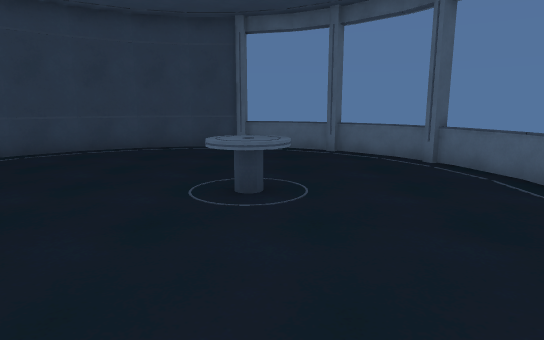
view 1 (above)

14 first-person views from a walk through a scene from a Unity 3-D project. The camera is 1.4 m above the floor, tilts 10° down and sees 75° across. The floor is counted in squares, 1 m on a side. Each view is taken from the middle of a square. On the plan, view 1 faces up. The plan holds only what a view shows up to about 15 squares ahead; the rest is blank. The place goes on beyond the plan. The player character is not drawn. Surface patterns are stand-ins for the level's own textures.

view 2
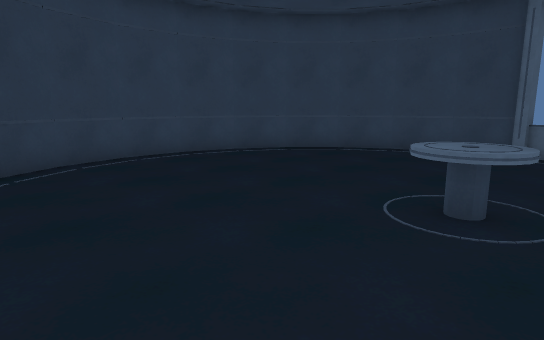

view 3
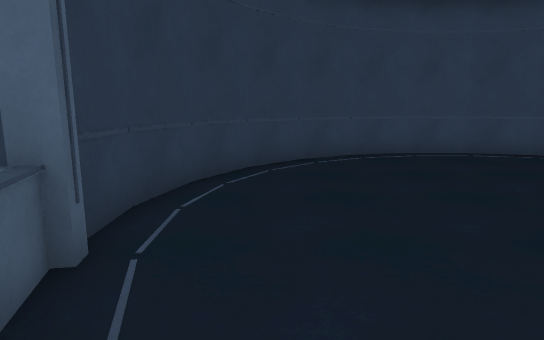

view 4
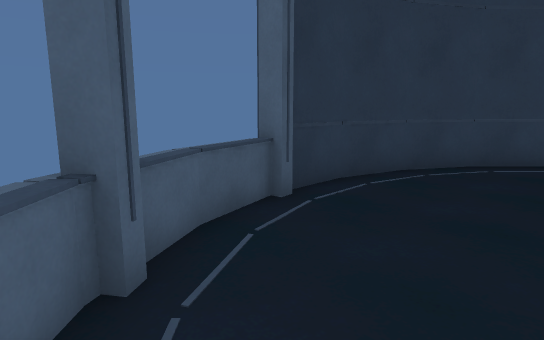

view 5
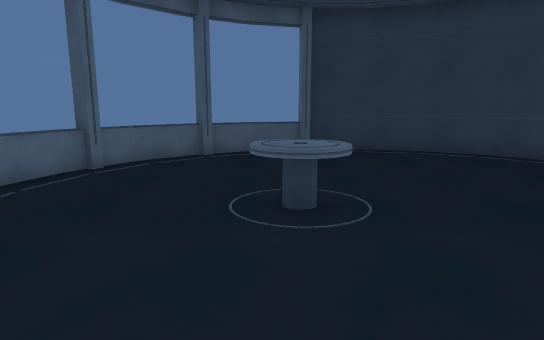

view 6
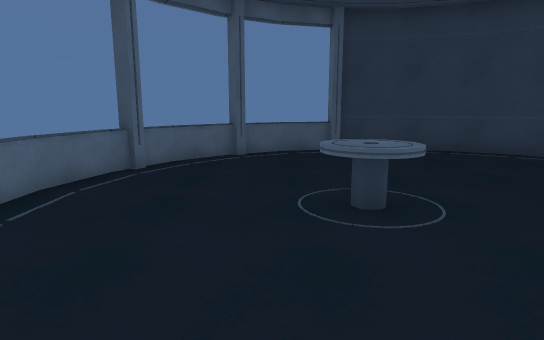

view 7
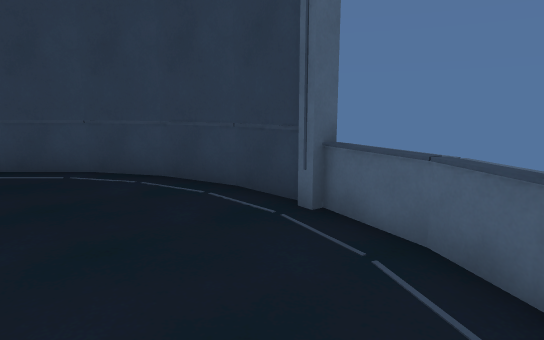

view 8
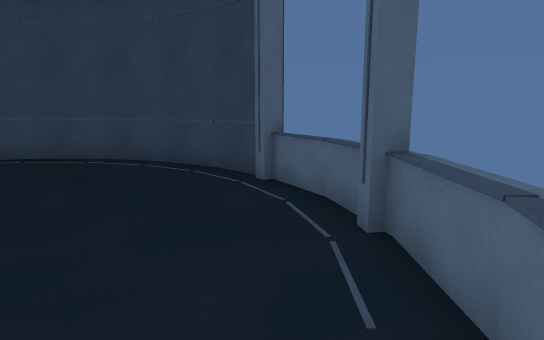

view 9
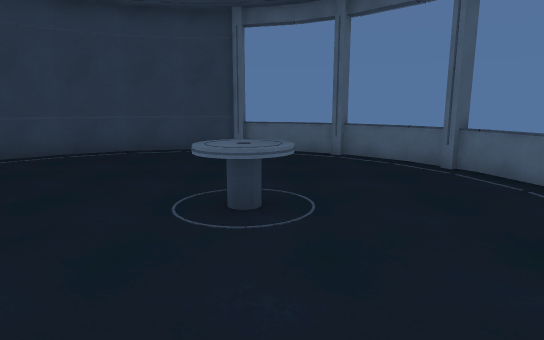

view 10
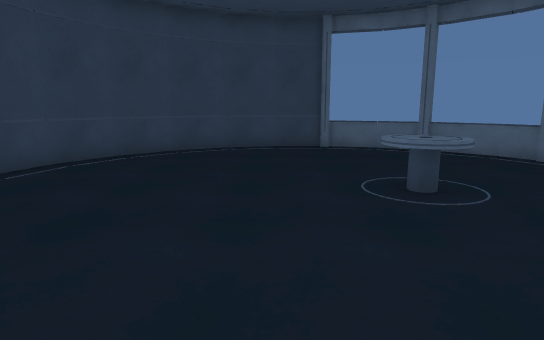

view 11
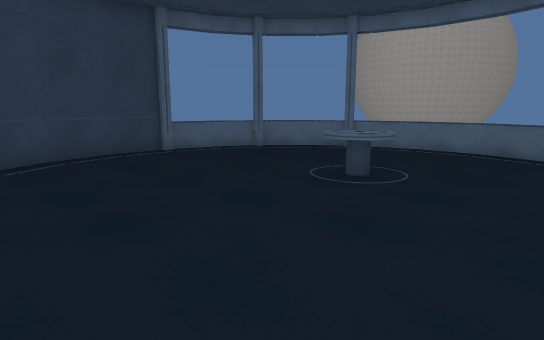

view 12
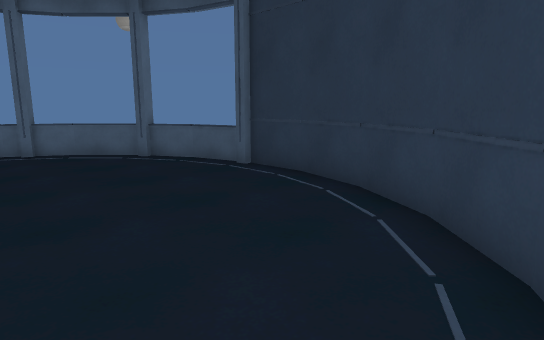

view 13
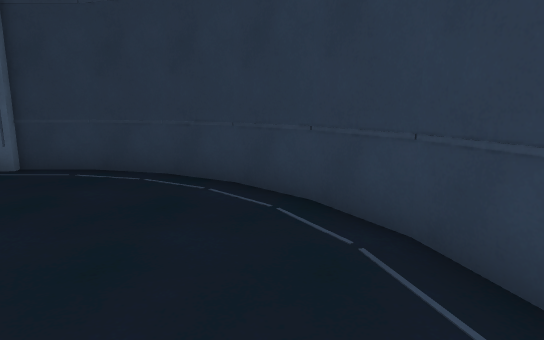

view 14
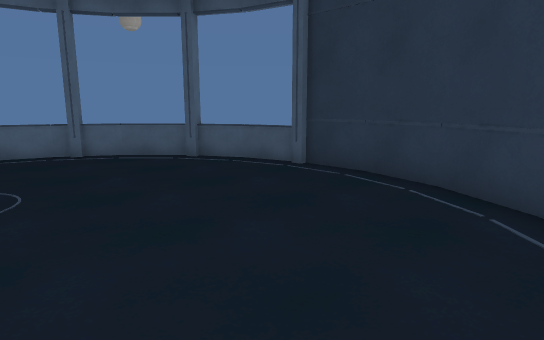

### Floor plan
Points are (right, up) in squares from view 1. A wall is a line through its corners. A room is listed if a view was taken in it or the views show most of it. See-through windows are left out.
Room 1 (views 1, 2, 3, 4, 5, 6, 7, 8, 9, 10, 11, 12, 13, 14)
walls: (-1.4, 13) (-3, 13); (-9, 5.2) (-8.5, 3.2); (-2.8, 13) (-4.7, 12.5); (-9, 7) (-9, 5); (-3, -1) (-1.4, -1); (-8.5, 8.8) (-9, 6.9); (-4.8, -0.5) (-2.8, -1); (-7.7, 1.8) (-6.2, 0.3); (-6.2, 11.7) (-7.6, 10.3); (-8.6, 3.4) (-7.6, 1.6); (-4.6, 12.6) (-6.4, 11.6); (-7.6, 10.4) (-8.6, 8.6); (-6.4, 0.4) (-4.6, -0.6)
low walls: (2.3, 0.5) (3.7, 1.8); (4.1, 9.4) (3.6, 10.4); (1.6, 12) (0.6, 12.6); (4.5, 3.3) (5, 5.2); (-0.6, -0.9) (0.8, -0.5); (5, 6.9) (4.5, 8.8); (5, 5) (5, 7); (0.8, 12.5) (-0.7, 12.9); (3.7, 10.2) (2.4, 11.5); (0.6, -0.6) (1.6, 0); (3.6, 1.6) (4.1, 2.6)
objects: other object (-1, -1); other object (-1, 13); other object (0, 5); other object (0, 6); other object (0, 7); other object (2, 0); other object (2, 12); other object (4, 3); other object (4, 9)

Where each view was taken, in squares from view 1:
view 1: 0 up, 0 right, facing up
view 2: 1 up, 1 right, facing up-left
view 3: 1 up, 2 right, facing left
view 4: 3 up, 3 right, facing down-left
view 5: 11 up, 0 right, facing down
view 6: 11 up, 1 right, facing down
view 7: 9 up, 2 right, facing up-left
view 8: 8 up, 4 right, facing up-left
view 9: 1 up, 0 right, facing up
view 10: 0 up, 3 left, facing up
view 11: 2 up, 7 left, facing up-right
view 12: 5 up, 8 left, facing down-right
view 13: 7 up, 7 left, facing down
view 14: 6 up, 7 left, facing down-right
